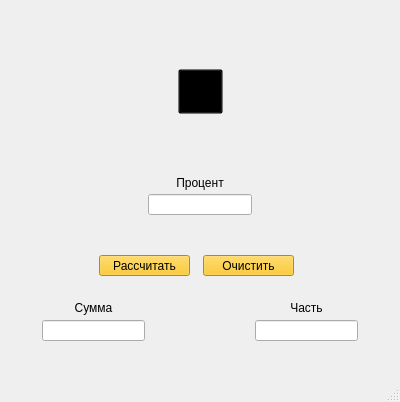
<?xml version="1.0" encoding="UTF-8"?>
<ui version="4.0">
 <class>MainWindow</class>
 <widget class="QMainWindow" name="MainWindow">
  <property name="geometry">
   <rect>
    <x>0</x>
    <y>0</y>
    <width>400</width>
    <height>402</height>
   </rect>
  </property>
  <property name="windowTitle">
   <string>MainWindow</string>
  </property>
  <property name="styleSheet">
   <string notr="true">background-image:url(:/new/prefix1/back2.png);</string>
  </property>
  <widget class="QWidget" name="centralwidget">
   <widget class="QLineEdit" name="lineEdit">
    <property name="geometry">
     <rect>
      <x>42</x>
      <y>320</y>
      <width>103</width>
      <height>21</height>
     </rect>
    </property>
   </widget>
   <widget class="QLineEdit" name="lineEdit_2">
    <property name="geometry">
     <rect>
      <x>148</x>
      <y>194</y>
      <width>104</width>
      <height>21</height>
     </rect>
    </property>
   </widget>
   <widget class="QLineEdit" name="lineEdit_3">
    <property name="geometry">
     <rect>
      <x>255</x>
      <y>320</y>
      <width>103</width>
      <height>21</height>
     </rect>
    </property>
   </widget>
   <widget class="QPushButton" name="pushButton">
    <property name="geometry">
     <rect>
      <x>99</x>
      <y>255</y>
      <width>91</width>
      <height>21</height>
     </rect>
    </property>
    <property name="styleSheet">
     <string notr="true">background-color:rgb(255, 195, 0);
font: 11pt &quot;MS Shell Dlg 2&quot;;
color:rgb(0, 0, 0);</string>
    </property>
    <property name="text">
     <string>Рассчитать</string>
    </property>
   </widget>
   <widget class="QPushButton" name="pushButton_2">
    <property name="geometry">
     <rect>
      <x>203</x>
      <y>255</y>
      <width>91</width>
      <height>21</height>
     </rect>
    </property>
    <property name="styleSheet">
     <string notr="true">background-color:rgb(255, 195, 0);
font: 11pt &quot;MS Shell Dlg 2&quot;;
color:rgb(0, 0, 0)</string>
    </property>
    <property name="text">
     <string>Очистить</string>
    </property>
   </widget>
   <widget class="QLabel" name="label">
    <property name="geometry">
     <rect>
      <x>42</x>
      <y>300</y>
      <width>103</width>
      <height>16</height>
     </rect>
    </property>
    <property name="styleSheet">
     <string notr="true">font: 12pt &quot;MS Shell Dlg 2&quot;;
color:rgb(0, 0, 0)
</string>
    </property>
    <property name="text">
     <string>Сумма</string>
    </property>
    <property name="alignment">
     <set>Qt::AlignCenter</set>
    </property>
   </widget>
   <widget class="QLabel" name="label_2">
    <property name="geometry">
     <rect>
      <x>255</x>
      <y>300</y>
      <width>103</width>
      <height>16</height>
     </rect>
    </property>
    <property name="styleSheet">
     <string notr="true">font: 12pt &quot;MS Shell Dlg 2&quot;;
color:rgb(0, 0, 0);</string>
    </property>
    <property name="text">
     <string>Часть</string>
    </property>
    <property name="alignment">
     <set>Qt::AlignCenter</set>
    </property>
   </widget>
   <widget class="QLabel" name="label_3">
    <property name="geometry">
     <rect>
      <x>148</x>
      <y>175</y>
      <width>104</width>
      <height>16</height>
     </rect>
    </property>
    <property name="styleSheet">
     <string notr="true">font: 12pt &quot;MS Shell Dlg 2&quot;;
color:rgb(0, 0, 0);</string>
    </property>
    <property name="text">
     <string>Процент</string>
    </property>
    <property name="alignment">
     <set>Qt::AlignCenter</set>
    </property>
   </widget>
   <widget class="QPushButton" name="pushButton_3">
    <property name="geometry">
     <rect>
      <x>178</x>
      <y>69</y>
      <width>45</width>
      <height>45</height>
     </rect>
    </property>
    <property name="styleSheet">
     <string notr="true">background:transparent

</string>
    </property>
    <property name="text">
     <string/>
    </property>
    <property name="icon">
     <iconset>
      <normalon>:/new/prefix1/open.png</normalon>
      <activeon>:/new/prefix1/close.png</activeon>
      <selectedon>close.png</selectedon>
     </iconset>
    </property>
    <property name="iconSize">
     <size>
      <width>45</width>
      <height>45</height>
     </size>
    </property>
   </widget>
  </widget>
  <widget class="QStatusBar" name="statusbar"/>
 </widget>
 <resources/>
 <connections/>
</ui>
